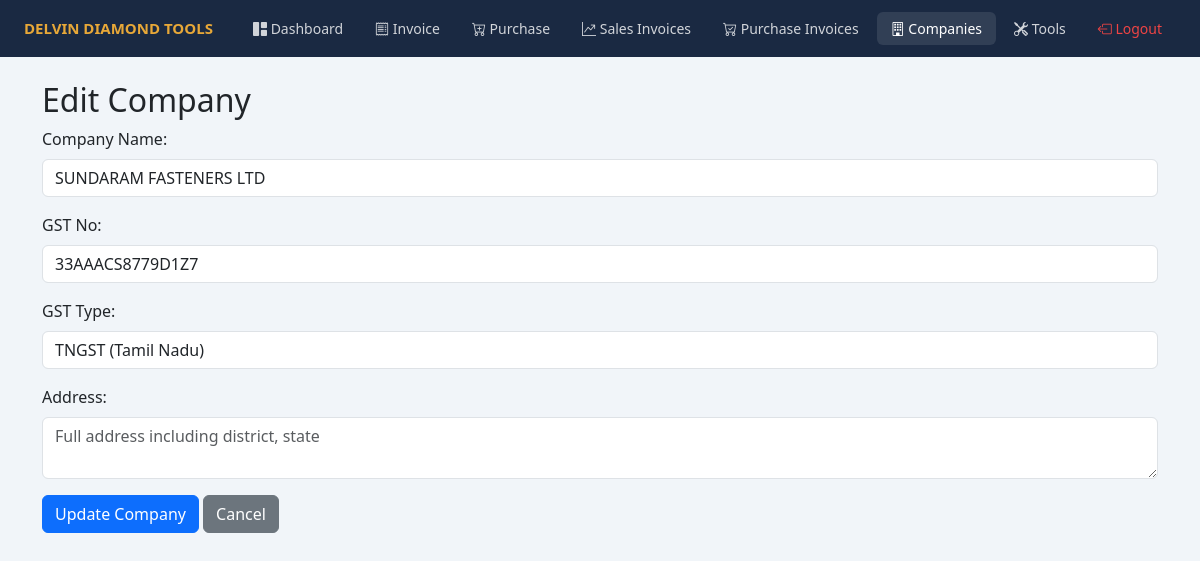
/public/edit_company.php?id=18 (signed in), run on the app's committed database.
### tables this page shows
CREATE TABLE IF NOT EXISTS `companydata` (
  `id` int(11) NOT NULL AUTO_INCREMENT,
  `companyname` varchar(255) NOT NULL,
  `gstno` varchar(20) NOT NULL,
  `gsttype` varchar(50) NOT NULL,
  `address` varchar(500) DEFAULT '',
  PRIMARY KEY (`id`)
);

### public/edit_company.php (the view, shortened to what this page needs)
<?php
require_once '../src/conn.php';
$id = isset($_GET['id']) ? intval($_GET['id']) : 0;
$company = null;
if ($id) {
    $stmt = $conn->prepare("SELECT * FROM companydata WHERE id=?");
    $stmt->bind_param('i', $id);
    $stmt->execute();
    $company = $stmt->get_result()->fetch_assoc();
}
?>
<!DOCTYPE html>
<html lang="en">
<head>
    <link href="https://cdn.jsdelivr.net/npm/bootstrap@5.3.3/dist/css/bootstrap.min.css" rel="stylesheet">
    <link href="https://cdn.jsdelivr.net/npm/bootstrap-icons@1.11.3/font/bootstrap-icons.min.css" rel="stylesheet">
</head>
<body>
<nav class="top-nav">
    <span class="brand">DELVIN DIAMOND TOOLS</span>
    <div class="nav-links">
        <a href="../index.php"><i class="bi bi-grid-1x2-fill"></i> Dashboard</a>
        <a href="create_invoice.php"><i class="bi bi-receipt"></i> Invoice</a>
        <a href="create_purchase.php"><i class="bi bi-cart-plus"></i> Purchase</a>
        <a href="view_invoices.php"><i class="bi bi-graph-up-arrow"></i> Sales Invoices</a>
        <a href="view_purchases.php"><i class="bi bi-cart-check"></i> Purchase Invoices</a>
        <a href="../src/companydata.php" class="active"><i class="bi bi-building"></i> Companies</a>
        <a href="add_tool.php"><i class="bi bi-tools"></i> Tools</a>
        <a href="../logout.php" style="color:#ef4444;"><i class="bi bi-box-arrow-left"></i> Logout</a>
    </div>
</nav>
<div class="container mt-4">
<h2>Edit Company</h2>
<form method="post">
    <div class="mb-3">
        <label class="form-label">Company Name:</label>
        <input type="text" class="form-control" name="companyname" value="<?php echo htmlspecialchars($company['companyname']); ?>" required>
    </div>
    <div class="mb-3">
        <label class="form-label">GST No:</label>
        <input type="text" class="form-control" name="gstno" value="<?php echo htmlspecialchars($company['gstno']); ?>" required>
    </div>
    <div class="mb-3">
        <label class="form-label">GST Type:</label>
        <select class="form-control" name="gsttype" required>
            <option value="tngst" <?php if($company['gsttype']=='tngst') echo 'selected'; ?>>TNGST (Tamil Nadu)</option>
        </select>
    </div>
    <div class="mb-3">
        <label class="form-label">Address:</label>
        <textarea class="form-control" name="address" rows="2" placeholder="Full address including district, state" required><?php echo htmlspecialchars($company['address'] ?? ''); ?></textarea>
    </div>
    <button type="submit" class="btn btn-primary">Update Company</button>
    <a href="../src/companydata.php" class="btn btn-secondary">Cancel</a>
</form>
</div>
</body>
</html>

### public/edit_company.php (style rules this page uses)
:root { --primary: #1a2942; --accent: #e8a838; }
body { background: #f1f5f9; font-family: 'Segoe UI', system-ui, sans-serif; }
.top-nav { background: var(--primary); padding: 12px 24px; display: flex; justify-content: space-between; align-items: center; position: relative; }
.top-nav a { color: rgba(255,255,255,0.8); text-decoration: none; font-size: 14px; padding: 6px 14px; border-radius: 6px; transition: all 0.2s; }
.top-nav a:hover, .top-nav a.active { background: rgba(255,255,255,0.1); color: #fff; }
.top-nav .brand { color: var(--accent); font-weight: 700; font-size: 15px; }
.top-nav .nav-links { display: flex; gap: 4px; flex-wrap: wrap; }

### data on the page
companydata: companyname "SUNDARAM FASTENERS LTD", gstno "33AAACS8779D1Z7", gsttype "TNGST (Tamil Nadu)"
